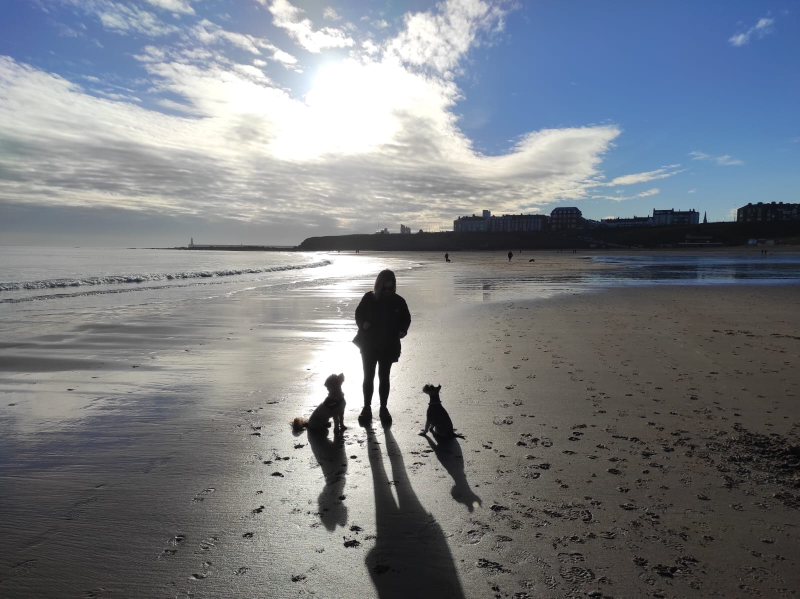
#> input picture ImageHandling/image_processing/tests/a03.jpg, 1600 x 1197 px, found by its file name (shown at 1/2 size); its folder holds 4 pictures in this run
$ python text_checker2.py
#> lines starting #> are read from the running program, lines starting #| are printed output that depends on the picture; after the words box and inside, x2 and y2 are one past the last pixel; in counts of white or black regions, pixels touching at a corner belong together
# https://github.com/UB-Mannheim/tesseract/wiki
import cv2
import pytesseract
from PIL import Image, ImageEnhance, ImageFilter

pytesseract.pytesseract.tesseract_cmd = r'C:/Program Files/Tesseract-OCR/tesseract.exe'

for i in range(3, 5):  # Assuming you have 10 images from a01.jpg to a10.jpg
    image_path = f'tests/a{i:02d}.jpg'  # Assuming the images are in the same directory as your Python script
    image2 = f'tests/out_{i:02d}.jpg'


    #Read the image using OpenCV
    #image = cv2.imread(image_path) # orig
    # Convert the image to grayscale
    #gray = cv2.cvtColor(image, cv2.COLOR_BGR2GRAY) # orig
    # Apply OCR using Pytesseract
    image = cv2.imread(image_path)
#> image is the input picture: shape (1197, 1600, 3); mean B, G, R 131.5, 125.6, 121
    gray = cv2.cvtColor(image, cv2.COLOR_BGR2GRAY)
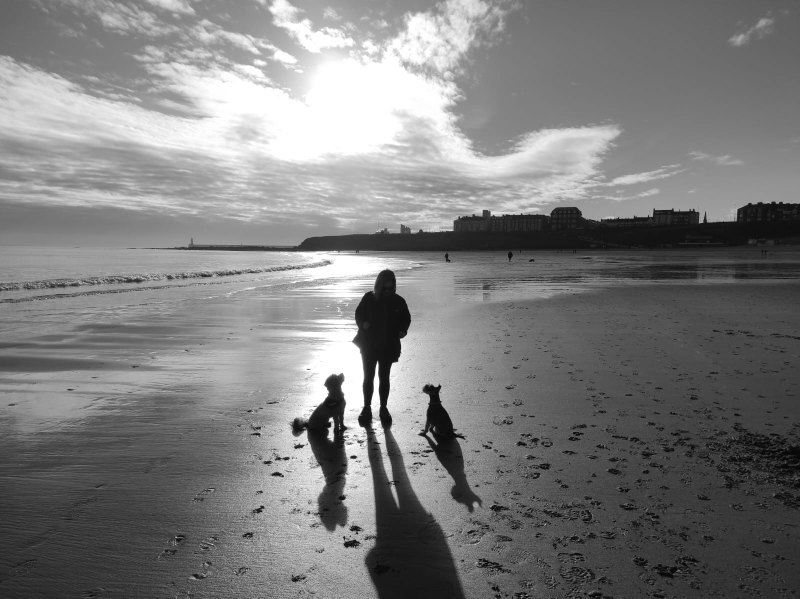
#> gray: shape (1197, 1600) (shown at 1/2 size); min 0, max 255, mean 124.9
    blur = cv2.GaussianBlur(gray, (3,3), 0)
    thresh = cv2.threshold(blur, 0, 255, cv2.THRESH_BINARY_INV + cv2.THRESH_OTSU)[1]
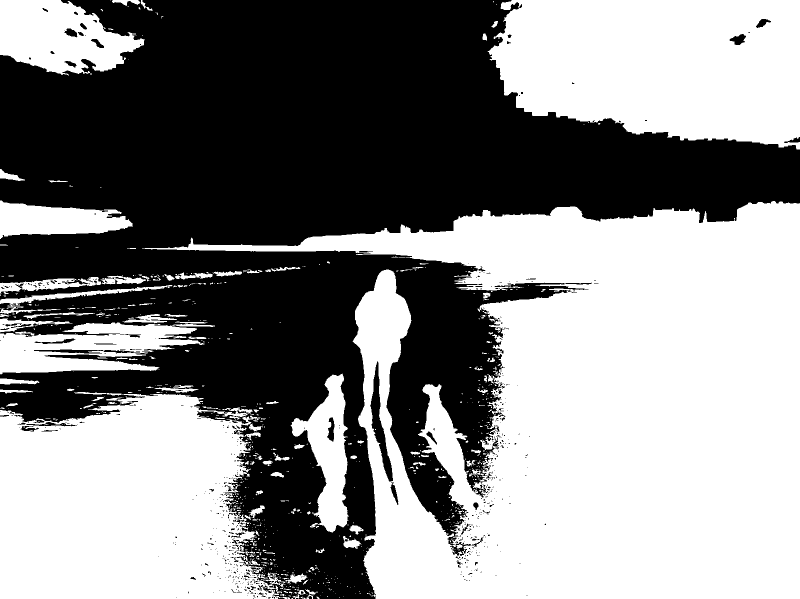
#> thresh: shape (1197, 1600) (shown at 1/2 size); 53.4% white; 635 black regions (562 under 20 px), largest, box (x1, y1, x2, y2) and area: (0, 0, 1600, 1197) 880209, (740, 723, 786, 963) 3292, (68, 699, 206, 707) 626

    # Morph open to remove noise and invert image
    kernel = cv2.getStructuringElement(cv2.MORPH_RECT, (3,3))
    opening = cv2.morphologyEx(thresh, cv2.MORPH_OPEN, kernel, iterations=1)
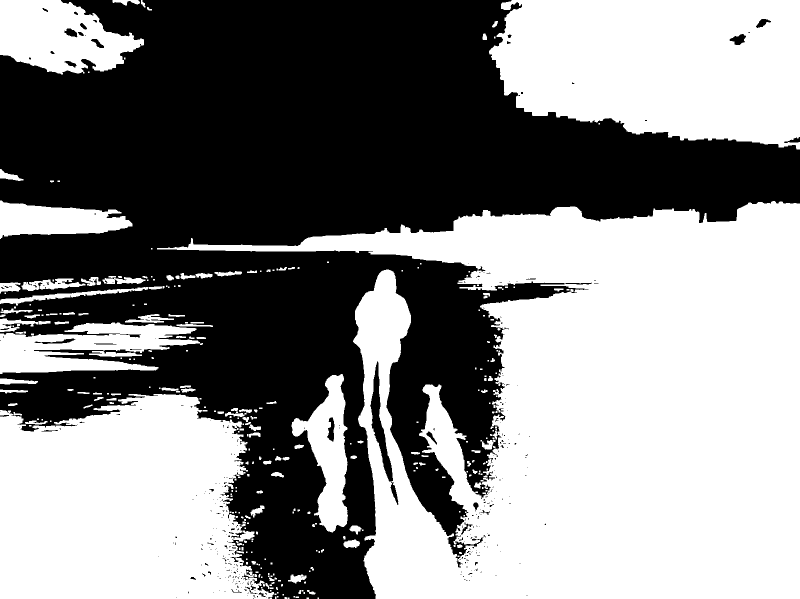
#> opening: shape (1197, 1600) (shown at 1/2 size); 52.8% white; 353 black regions (313 under 20 px), largest, box (x1, y1, x2, y2) and area: (0, 0, 1600, 1197) 895547, (740, 723, 797, 1010) 3591, (654, 834, 669, 883) 433
    invert = 255 - opening

    # Perform text extraction
#> (the run stopped early here; a loop or call above may not have finished)
